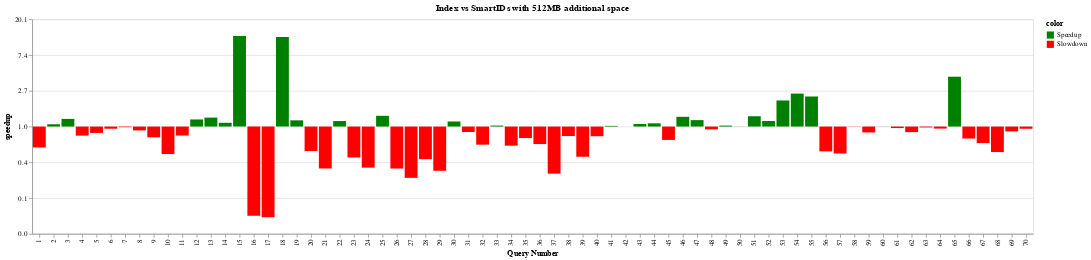

The cell this chart's notebook holds for it:
### Code cell
chart = plot_speedup("Index vs SmartIDs", index_v_smartids, 8)
chart

### Figure 1 — Vega-Lite specification as saved in the notebook (floating-point values rounded to 4 significant figures)
{"$schema": "https://vega.github.io/schema/vega-lite/v4.17.0.json", "config": {"view": {"continuousHeight": 300, "continuousWidth": 400}}, "data": {"name": "data-fa34cd3eecf6268c64d940286c2639dc"}, "datasets": {"data-fa34cd3eecf6268c64d940286c2639dc": [{"budget": 8, "color": "Slowdown", "expt_name": "index", "log_speedup": -0.5853, "query_name": "query1", "query_num": 1, "running_time": 0.03305, "speedup": 0.5569}, {"budget": 8, "color": "Speedup", "expt_name": "index", "log_speedup": 0.06395, "query_name": "query2", "query_num": 2, "running_time": 0.009514, "speedup": 1.066}, {"budget": 8, "color": "Speedup", "expt_name": "index", "log_speedup": 0.2137, "query_name": "query3", "query_num": 3, "running_time": 0.009024, "speedup": 1.238}, {"budget": 8, "color": "Slowdown", "expt_name": "index", "log_speedup": -0.2538, "query_name": "query4", "query_num": 4, "running_time": 0.01655, "speedup": 0.7759}, {"budget": 8, "color": "Slowdown", "expt_name": "index", "log_speedup": -0.1783, "query_name": "query5", "query_num": 5, "running_time": 0.05965, "speedup": 0.8367}, {"budget": 8, "color": "Slowdown", "expt_name": "index", "log_speedup": -0.06053, "query_name": "query6", "query_num": 6, "running_time": 1.328, "speedup": 0.9413}, {"budget": 8, "color": "Slowdown", "expt_name": "index", "log_speedup": -0.01835, "query_name": "query7", "query_num": 7, "running_time": 0.3934, "speedup": 0.9818}, {"budget": 8, "color": "Slowdown", "expt_name": "index", "log_speedup": -0.1079, "query_name": "query8", "query_num": 8, "running_time": 2.981, "speedup": 0.8977}, {"budget": 8, "color": "Slowdown", "expt_name": "index", "log_speedup": -0.3009, "query_name": "query9", "query_num": 9, "running_time": 0.1651, "speedup": 0.7401}, {"budget": 8, "color": "Slowdown", "expt_name": "index", "log_speedup": -0.7693, "query_name": "query10", "query_num": 10, "running_time": 0.1113, "speedup": 0.4633}, {"budget": 8, "color": "Slowdown", "expt_name": "index", "log_speedup": -0.2514, "query_name": "query11", "query_num": 11, "running_time": 0.2285, "speedup": 0.7777}, {"budget": 8, "color": "Speedup", "expt_name": "index", "log_speedup": 0.1985, "query_name": "query12", "query_num": 12, "running_time": 0.3829, "speedup": 1.22}, {"budget": 8, "color": "Speedup", "expt_name": "index", "log_speedup": 0.2505, "query_name": "query13", "query_num": 13, "running_time": 0.1742, "speedup": 1.285}, {"budget": 8, "color": "Speedup", "expt_name": "index", "log_speedup": 0.1053, "query_name": "query14", "query_num": 14, "running_time": 0.6572, "speedup": 1.111}, {"budget": 8, "color": "Speedup", "expt_name": "index", "log_speedup": 2.536, "query_name": "query15", "query_num": 15, "running_time": 0.01085, "speedup": 12.63}, {"budget": 8, "color": "Slowdown", "expt_name": "index", "log_speedup": -2.496, "query_name": "query16", "query_num": 16, "running_time": 0.446, "speedup": 0.08239}, {"budget": 8, "color": "Slowdown", "expt_name": "index", "log_speedup": -2.538, "query_name": "query17", "query_num": 17, "running_time": 0.4229, "speedup": 0.07901}, {"budget": 8, "color": "Speedup", "expt_name": "index", "log_speedup": 2.502, "query_name": "query18", "query_num": 18, "running_time": 0.02083, "speedup": 12.21}, {"budget": 8, "color": "Speedup", "expt_name": "index", "log_speedup": 0.1738, "query_name": "query19", "query_num": 19, "running_time": 3.52, "speedup": 1.19}, {"budget": 8, "color": "Slowdown", "expt_name": "index", "log_speedup": -0.6839, "query_name": "query20", "query_num": 20, "running_time": 0.6711, "speedup": 0.5046}, {"budget": 8, "color": "Slowdown", "expt_name": "index", "log_speedup": -1.172, "query_name": "query21", "query_num": 21, "running_time": 0.3912, "speedup": 0.3097}, {"budget": 8, "color": "Speedup", "expt_name": "index", "log_speedup": 0.154, "query_name": "query22", "query_num": 22, "running_time": 1.498, "speedup": 1.167}, {"budget": 8, "color": "Slowdown", "expt_name": "index", "log_speedup": -0.8651, "query_name": "query23", "query_num": 23, "running_time": 3.993, "speedup": 0.421}, {"budget": 8, "color": "Slowdown", "expt_name": "index", "log_speedup": -1.149, "query_name": "query24", "query_num": 24, "running_time": 4.049, "speedup": 0.317}, {"budget": 8, "color": "Speedup", "expt_name": "index", "log_speedup": 0.3005, "query_name": "query25", "query_num": 25, "running_time": 0.1616, "speedup": 1.35}, {"budget": 8, "color": "Slowdown", "expt_name": "index", "log_speedup": -1.174, "query_name": "query26", "query_num": 26, "running_time": 1.891, "speedup": 0.3091}, {"budget": 8, "color": "Slowdown", "expt_name": "index", "log_speedup": -1.435, "query_name": "query27", "query_num": 27, "running_time": 0.9151, "speedup": 0.2382}, {"budget": 8, "color": "Slowdown", "expt_name": "index", "log_speedup": -0.9128, "query_name": "query28", "query_num": 28, "running_time": 1.892, "speedup": 0.4014}, {"budget": 8, "color": "Slowdown", "expt_name": "index", "log_speedup": -1.237, "query_name": "query29", "query_num": 29, "running_time": 1.034, "speedup": 0.2904}, {"budget": 8, "color": "Speedup", "expt_name": "index", "log_speedup": 0.142, "query_name": "query30", "query_num": 30, "running_time": 2.497, "speedup": 1.153}, {"budget": 8, "color": "Slowdown", "expt_name": "index", "log_speedup": -0.1521, "query_name": "query31", "query_num": 31, "running_time": 0.02684, "speedup": 0.8589}, {"budget": 8, "color": "Slowdown", "expt_name": "index", "log_speedup": -0.5066, "query_name": "query32", "query_num": 32, "running_time": 0.0402, "speedup": 0.6026}, {"budget": 8, "color": "Speedup", "expt_name": "index", "log_speedup": 0.02757, "query_name": "query33", "query_num": 33, "running_time": 1.126, "speedup": 1.028}, {"budget": 8, "color": "Slowdown", "expt_name": "index", "log_speedup": -0.5353, "query_name": "query34", "query_num": 34, "running_time": 0.1414, "speedup": 0.5855}, {"budget": 8, "color": "Slowdown", "expt_name": "index", "log_speedup": -0.3216, "query_name": "query35", "query_num": 35, "running_time": 0.04466, "speedup": 0.725}, {"budget": 8, "color": "Slowdown", "expt_name": "index", "log_speedup": -0.4902, "query_name": "query36", "query_num": 36, "running_time": 0.3367, "speedup": 0.6125}, {"budget": 8, "color": "Slowdown", "expt_name": "index", "log_speedup": -1.317, "query_name": "query37", "query_num": 37, "running_time": 0.3974, "speedup": 0.268}, {"budget": 8, "color": "Slowdown", "expt_name": "index", "log_speedup": -0.2654, "query_name": "query38", "query_num": 38, "running_time": 0.08561, "speedup": 0.7669}, {"budget": 8, "color": "Slowdown", "expt_name": "index", "log_speedup": -0.8445, "query_name": "query39", "query_num": 39, "running_time": 0.2601, "speedup": 0.4298}, {"budget": 8, "color": "Slowdown", "expt_name": "index", "log_speedup": -0.2705, "query_name": "query40", "query_num": 40, "running_time": 0.2169, "speedup": 0.763}, {"budget": 8, "color": "Speedup", "expt_name": "index", "log_speedup": 0.01867, "query_name": "query41", "query_num": 41, "running_time": 4.32, "speedup": 1.019}, {"budget": 8, "color": "Speedup", "expt_name": "index", "log_speedup": 0.0002644, "query_name": "query42", "query_num": 42, "running_time": 1.804, "speedup": 1.0}, {"budget": 8, "color": "Speedup", "expt_name": "index", "log_speedup": 0.07076, "query_name": "query43", "query_num": 43, "running_time": 5.25, "speedup": 1.073}, {"budget": 8, "color": "Speedup", "expt_name": "index", "log_speedup": 0.0899, "query_name": "query44", "query_num": 44, "running_time": 0.7315, "speedup": 1.094}, {"budget": 8, "color": "Slowdown", "expt_name": "index", "log_speedup": -0.3739, "query_name": "query45", "query_num": 45, "running_time": 0.3862, "speedup": 0.688}, {"budget": 8, "color": "Speedup", "expt_name": "index", "log_speedup": 0.2721, "query_name": "query46", "query_num": 46, "running_time": 0.5138, "speedup": 1.313}, {"budget": 8, "color": "Speedup", "expt_name": "index", "log_speedup": 0.1796, "query_name": "query47", "query_num": 47, "running_time": 1.134, "speedup": 1.197}, {"budget": 8, "color": "Slowdown", "expt_name": "index", "log_speedup": -0.07888, "query_name": "query48", "query_num": 48, "running_time": 1.161, "speedup": 0.9241}, {"budget": 8, "color": "Speedup", "expt_name": "index", "log_speedup": 0.02751, "query_name": "query49", "query_num": 49, "running_time": 3.465, "speedup": 1.028}, {"budget": 8, "color": "Speedup", "expt_name": "index", "log_speedup": 0.003347, "query_name": "query50", "query_num": 50, "running_time": 2.344, "speedup": 1.003}, {"budget": 8, "color": "Speedup", "expt_name": "index", "log_speedup": 0.2881, "query_name": "query51", "query_num": 51, "running_time": 3.86, "speedup": 1.334}, {"budget": 8, "color": "Speedup", "expt_name": "index", "log_speedup": 0.155, "query_name": "query52", "query_num": 52, "running_time": 2.467, "speedup": 1.168}, {"budget": 8, "color": "Speedup", "expt_name": "index", "log_speedup": 0.7297, "query_name": "query53", "query_num": 53, "running_time": 0.06243, "speedup": 2.075}, {"budget": 8, "color": "Speedup", "expt_name": "index", "log_speedup": 0.9226, "query_name": "query54", "query_num": 54, "running_time": 0.05524, "speedup": 2.516}, {"budget": 8, "color": "Speedup", "expt_name": "index", "log_speedup": 0.8406, "query_name": "query55", "query_num": 55, "running_time": 0.07849, "speedup": 2.318}, {"budget": 8, "color": "Slowdown", "expt_name": "index", "log_speedup": -0.6938, "query_name": "query56", "query_num": 56, "running_time": 0.6993, "speedup": 0.4997}, {"budget": 8, "color": "Slowdown", "expt_name": "index", "log_speedup": -0.754, "query_name": "query57", "query_num": 57, "running_time": 0.6479, "speedup": 0.4705}, {"budget": 8, "color": "Slowdown", "expt_name": "index", "log_speedup": -0.005062, "query_name": "query58", "query_num": 58, "running_time": 27.1, "speedup": 0.995}, {"budget": 8, "color": "Slowdown", "expt_name": "index", "log_speedup": -0.1642, "query_name": "query59", "query_num": 59, "running_time": 0.1956, "speedup": 0.8486}, {"budget": 8, "color": "Speedup", "expt_name": "index", "log_speedup": 0.003834, "query_name": "query60", "query_num": 60, "running_time": 169.4, "speedup": 1.004}, {"budget": 8, "color": "Slowdown", "expt_name": "index", "log_speedup": -0.04237, "query_name": "query61", "query_num": 61, "running_time": 9.989, "speedup": 0.9585}, {"budget": 8, "color": "Slowdown", "expt_name": "index", "log_speedup": -0.1558, "query_name": "query62", "query_num": 62, "running_time": 1.301, "speedup": 0.8558}, {"budget": 8, "color": "Slowdown", "expt_name": "index", "log_speedup": -0.02479, "query_name": "query63", "query_num": 63, "running_time": 2.896, "speedup": 0.9755}, {"budget": 8, "color": "Slowdown", "expt_name": "index", "log_speedup": -0.0571, "query_name": "query64", "query_num": 64, "running_time": 2.143, "speedup": 0.9445}, {"budget": 8, "color": "Speedup", "expt_name": "index", "log_speedup": 1.395, "query_name": "query65", "query_num": 65, "running_time": 0.02444, "speedup": 4.034}, {"budget": 8, "color": "Slowdown", "expt_name": "index", "log_speedup": -0.3353, "query_name": "query66", "query_num": 66, "running_time": 0.9588, "speedup": 0.7151}, {"budget": 8, "color": "Slowdown", "expt_name": "index", "log_speedup": -0.4618, "query_name": "query67", "query_num": 67, "running_time": 0.7937, "speedup": 0.6301}, {"budget": 8, "color": "Slowdown", "expt_name": "index", "log_speedup": -0.7139, "query_name": "query68", "query_num": 68, "running_time": 0.5151, "speedup": 0.4897}, {"budget": 8, "color": "Slowdown", "expt_name": "index", "log_speedup": -0.1351, "query_name": "query69", "query_num": 69, "running_time": 0.1893, "speedup": 0.8736}, {"budget": 8, "color": "Slowdown", "expt_name": "index", "log_speedup": -0.06193, "query_name": "query70", "query_num": 70, "running_time": 5.511, "speedup": 0.9399}]}, "encoding": {"color": {"field": "color", "scale": {"domain": ["Speedup", "Slowdown"], "range": ["green", "red"]}, "type": "nominal"}, "x": {"axis": {"title": "Query Number"}, "field": "query_num", "type": "ordinal"}, "y": {"axis": {"format": ",.0f", "labelExpr": "format(exp(datum.value),',.1f')", "title": "speedup"}, "field": "log_speedup", "type": "quantitative"}}, "mark": "bar", "title": {"text": "Index vs SmartIDs with 512MB additional space"}}
